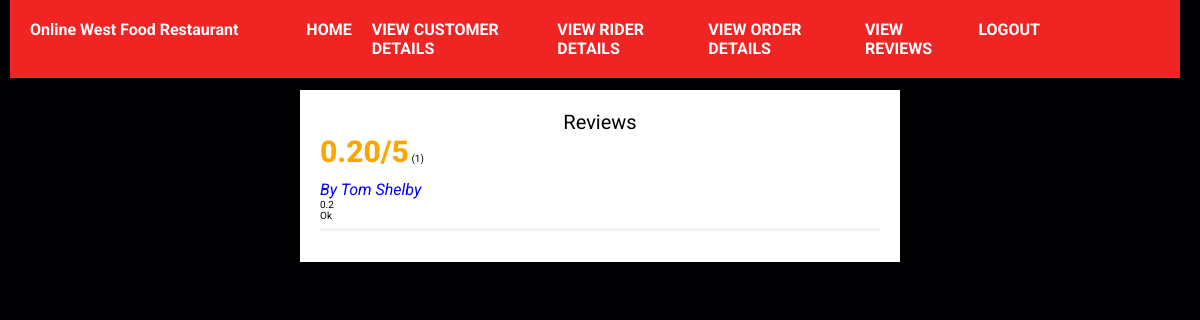
Page /allreviews/13 (signed in) on the committed database.
### tables this page shows
CREATE TABLE Customers(
        customer_id    INTEGER PRIMARY KEY AUTOINCREMENT,
        phone_no       varchar (25),
        user_name      VARCHAR (30),
        first_name     VARCHAR (30),
        last_name      VARCHAR (30),
        password        VARCHAR (30),
        address        VARCHAR (100),
        email          VARCHAR (50),
        admin_id        int not null,
        FOREIGN KEY (ADMIN_ID) REFERENCES ADMIN(ADMIN_ID)
        );

CREATE TABLE "Reviews" (
	"review_id"	INTEGER,
	"review_rate"	DECIMAL(2, 2) NOT NULL,
	"review_description"	VARCHAR(500) NOT NULL,
	"Order_ID"	int NOT NULL UNIQUE,
	PRIMARY KEY("review_id" AUTOINCREMENT),
	FOREIGN KEY("Order_ID") REFERENCES "ORDERED"("Order_ID") ON DELETE CASCADE
);

### app.py (the view)
@app.route('/allreviews/<int:food_no>')
def allReviews(food_no):
    if "email" and "password" in session:
        allreviews = db.returnAllReviewsOfFood_noWithJoins(food_no)
        allreviews = allreviews.fetchall()
        reviewsAndCount = db.returnReviewsOfFood_noWithJoins(food_no)
        reviewsAndCount = reviewsAndCount.fetchone()
        return render_template('allReviews.html', allreviews=allreviews, reviewsAndCount=reviewsAndCount)
    return redirect(url_for("adminLogin"))

### database.py (called while the page is built)
    @staticmethod
    def returnAllReviewsOfFood_noWithJoins(food_no):
        connection = s.connect("foodSystem.db")
        cursor = connection.cursor()
        reviews = cursor.execute(f'''
            SELECT c.first_name, c.last_name, r.review_rate, r.review_description from Reviews r
            inner join Ordered o
            on o.Order_Id = r.Order_Id
            INNER join Customers c
            on o.customer_id = c.customer_id
            inner join Food f
            on o.food_no = f.food_no
            where f.food_no = '{food_no}'
        ''')
        return reviews

    @staticmethod
    def returnReviewsOfFood_noWithJoins(food_id):
        connection = s.connect("foodSystem.db")
        cursor = connection.cursor()
        reviews = cursor.execute(f'''
            SELECT avg(r.review_rate), count(*) from Reviews r
            inner join Ordered o
            on o.Order_Id = r.Order_Id
            INNER join Customers c
            on o.customer_id = c.customer_id
            inner join Food f
            on o.food_no = f.food_no
            GROUP by f.food_no
            having f.food_no = '{food_id}'
        ''')
        return reviews

### templates/allReviews.html (shortened to what this page needs)
{% extends 'adminBase.html' %}
{% block body %}
{% if allreviews != [] %}
    <div style="width: 50%;margin-left: 25%;margin-right: 25%;margin-top: 12px;" class="reviews">
        <div style="text-align: center;font-size: 20px;">Reviews</div>
        <span class="totaReviews" style="font-size: 30px; font-weight: 800; color: orange;">{{ "%.2f"|format(reviewsAndCount[0]) }}/5</span>
        <span>({{ reviewsAndCount[1] }})</span>
        <br><br>
        {% for i in range(allreviews|length) %}
            <div style="border-bottom: 3px solid #F2F3F5;padding-bottom: 7px;" class="revs">
                <div style="font-style: italic; font-size: 16px;color: blue;"
                class="reviewerName">by {{allreviews[i][0]}} {{allreviews[i][1]}}</div>
                <div class="revRating">{{allreviews[i][2]}}</div>
                <div class="revDesc">{{allreviews[i][3]}}</div>
            </div>
            <br>
        {% endfor %}
        </div>
        {% else %}
        <div class="reviews" style="width: 50%;margin-left: 25%;margin-right: 25%;margin-top: 12px;">
            <div style="font-size: 18px; text-align: center;">
                No reviews yet.
            </div>
        </div>
            {% endif %}
{% endblock body %}

### static/css/adminStyle.css (style rules this page uses)
* { margin: 0; padding: 0; font-family:system-ui, -apple-system, BlinkMacSystemFont, 'Segoe UI', Roboto, Oxygen, Ubuntu, Cantarell, 'Open Sans', 'Helvetica Neue', sans-serif; }
body { background-color: #000000; }

### static/css/style.css (style rules this page uses)
:root { --main-color: #f12424; --black: #13131a; --bg: #010103; --border: .1rem solid rgba(255, 255, 255, .3); }
* { margin: 0; padding: 0; font-family:'Roboto', sans-serif; outline: none; border:none; box-sizing: border-box; text-decoration: none; text-transform: capitalize; transition: .2s linear; }
html { font-size: 62.5%; overflow-x: hidden; scroll-padding-top: 9rem; scroll-behavior: smooth; }
body { background: var(--bg); }
.reviews { background-color: white; padding: 20px; box-sizing: border-box; box-shadow: 0 1px 2px rgba(0, 0, 0, 0.2); margin-top: 5px; }

### rows in the picture
Customers: first_name "Tom", last_name "Shelby"
Reviews: review_rate "0.2", review_description "Ok"

### other values in the picture
{{ "%.2f"|format(reviewsAndCount[0]) }} "0.20"
{{ reviewsAndCount[1] }} "1"
